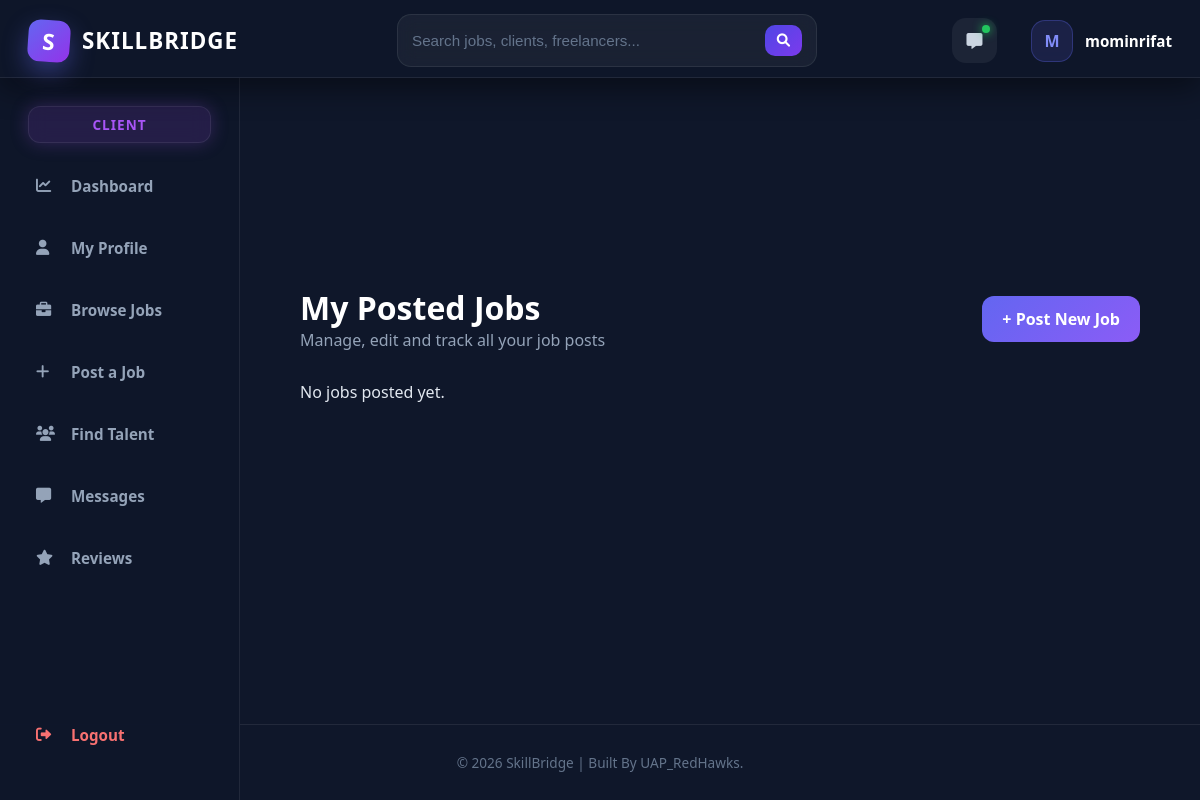
The page /jobs/my-jobs/ (signed in) on the database as committed earlier.
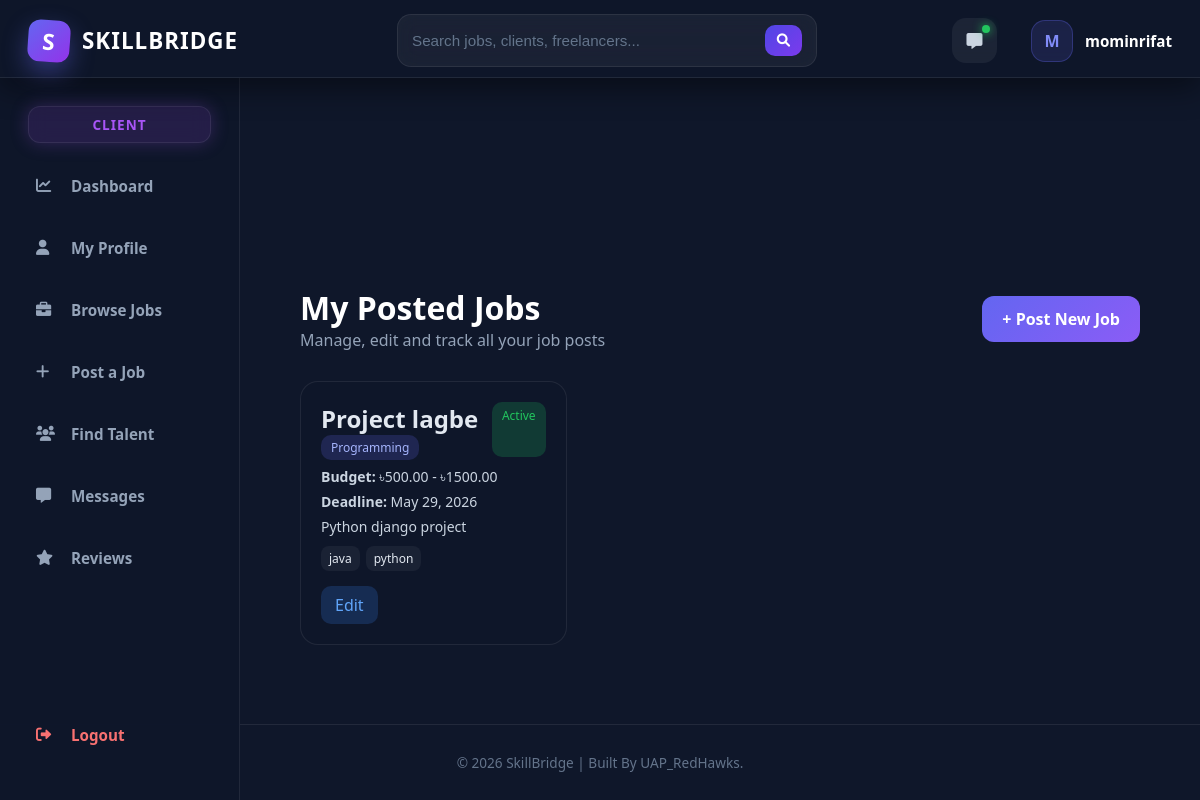
The same page on the database as committed later.
### jobs/models.py (models this page shows, shortened)
class Job(models.Model):
    EXPERIENCE_LEVEL_CHOICES = (
        ('entry', 'Entry Level'),
        ('intermediate', 'Intermediate'),
        ('expert', 'Expert'),
    )
    JOB_TYPE_CHOICES = (
        ('full_time', 'Full Time'),
        ('part_time', 'Part Time'),
        ('remote', 'Remote'),
        ('contract', 'Contract'),
    )
    client = models.ForeignKey(
        User,
        on_delete=models.CASCADE,
        related_name='posted_jobs'
    )
    title = models.CharField(max_length=255)
    description = models.TextField()
    category = models.ForeignKey(
        JobCategory,
        on_delete=models.SET_NULL,
        null=True,
        blank=True
    )
    skills_required = models.ManyToManyField(Skill, blank=True)
    experience_level = models.CharField(
        max_length=20,
        choices=EXPERIENCE_LEVEL_CHOICES,
        default='entry'
    )
    job_type = models.CharField(
        max_length=20,
        choices=JOB_TYPE_CHOICES,
        default='remote'
    )
    budget_min = models.DecimalField(
        max_digits=10,
        decimal_places=2,
        null=True,
        blank=True
    )
    budget_max = models.DecimalField(
        max_digits=10,
        decimal_places=2,
        null=True,
        blank=True
    )
    deadline = models.DateField(null=True, blank=True)
    is_active = models.BooleanField(default=True)
    created_at = models.DateTimeField(auto_now_add=True)

class JobCategory(models.Model):
    name = models.CharField(max_length=100)

class Skill(models.Model):
    name = models.CharField(max_length=100)

### jobs/views.py (the view)
# urls.py: path('my-jobs/', views.client_jobs, name='client_jobs'),
@login_required
def client_jobs(request):
    jobs = Job.objects.filter(client=request.user).order_by('-created_at')
    return render(request, 'jobs/client_jobs.html', {
        'jobs': jobs
    })

### templates/jobs/client_jobs.html (shortened to what this page needs)
{% extends 'core/base.html' %}
{% load static %}
{% block extra_css %}
<link rel="stylesheet" href="{% static 'css/jobs/client_jobs.css' %}">
{% endblock %}
{% block content %}
<div class="page">
    <div class="header">
        <div>
            <h1>My Posted Jobs</h1>
            <p>Manage, edit and track all your job posts</p>
        </div>
        <a href="{% url 'post_job' %}" class="btn">
            + Post New Job
        </a>
    </div>
    <div class="grid">
        {% for job in jobs %}
        <div class="card">
            <div class="top">
                <div>
                    <h2>{{ job.title }}</h2>
                    <span class="category">{{ job.category.name }}</span>
                </div>
                {% if job.is_active %}
                    <span class="status active">Active</span>
                {% else %}
                    <span class="status closed">Closed</span>
                {% endif %}
            </div>
            <div class="info">
                <p><b>Budget:</b> ৳{{ job.budget_min }} - ৳{{ job.budget_max }}</p>
                <p><b>Deadline:</b> {{ job.deadline }}</p>
                <p class="desc">
                    {{ job.description|truncatewords:25 }}
                </p>
            </div>
            <div class="skills">
                {% for skill in job.skills_required.all %}
                    <span>{{ skill.name }}</span>
                {% endfor %}
            </div>
            <div class="actions">
                <a href="{% url 'edit_job' job.id %}" class="edit">Edit</a>
            </div>
        </div>
        {% empty %}
        <div class="empty">
            No jobs posted yet.
        </div>
        {% endfor %}
    </div>
</div>
{% endblock %}

Rows that differ between the two databases and show on the page:
added Job: title "Project lagbe", category.name "Programming", is_active "Active", budget_min "500.00", budget_max "1500.00", deadline "May 29, 2026", description "Python django project"
added Skill: name "java"
added Skill: name "python"
Other text that changed with them:
text no longer shown: "No jobs posted yet."
